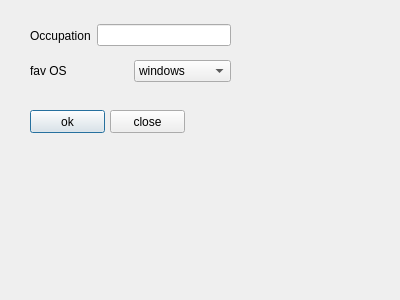
<?xml version="1.0" encoding="UTF-8"?>
<ui version="4.0">
 <class>main_Dialog</class>
 <widget class="QDialog" name="main_Dialog">
  <property name="geometry">
   <rect>
    <x>0</x>
    <y>0</y>
    <width>400</width>
    <height>300</height>
   </rect>
  </property>
  <property name="windowTitle">
   <string>Dialog</string>
  </property>
  <widget class="QPushButton" name="ok_button">
   <property name="geometry">
    <rect>
     <x>30</x>
     <y>110</y>
     <width>75</width>
     <height>23</height>
    </rect>
   </property>
   <property name="text">
    <string>ok</string>
   </property>
  </widget>
  <widget class="QPushButton" name="close_button">
   <property name="geometry">
    <rect>
     <x>110</x>
     <y>110</y>
     <width>75</width>
     <height>23</height>
    </rect>
   </property>
   <property name="text">
    <string>close</string>
   </property>
  </widget>
  <widget class="QWidget" name="">
   <property name="geometry">
    <rect>
     <x>30</x>
     <y>20</y>
     <width>201</width>
     <height>31</height>
    </rect>
   </property>
   <layout class="QHBoxLayout" name="horizontalLayout">
    <item>
     <widget class="QLabel" name="label">
      <property name="text">
       <string>Occupation</string>
      </property>
     </widget>
    </item>
    <item>
     <widget class="QLineEdit" name="occupation_text"/>
    </item>
   </layout>
  </widget>
  <widget class="QWidget" name="">
   <property name="geometry">
    <rect>
     <x>30</x>
     <y>60</y>
     <width>201</width>
     <height>22</height>
    </rect>
   </property>
   <layout class="QHBoxLayout" name="horizontalLayout_2">
    <item>
     <widget class="QLabel" name="label_2">
      <property name="text">
       <string>fav OS</string>
      </property>
     </widget>
    </item>
    <item>
     <widget class="QComboBox" name="combobox_info">
      <item>
       <property name="text">
        <string>windows</string>
       </property>
      </item>
      <item>
       <property name="text">
        <string>mac</string>
       </property>
      </item>
      <item>
       <property name="text">
        <string>linux</string>
       </property>
      </item>
     </widget>
    </item>
   </layout>
  </widget>
 </widget>
 <resources/>
 <connections/>
</ui>
